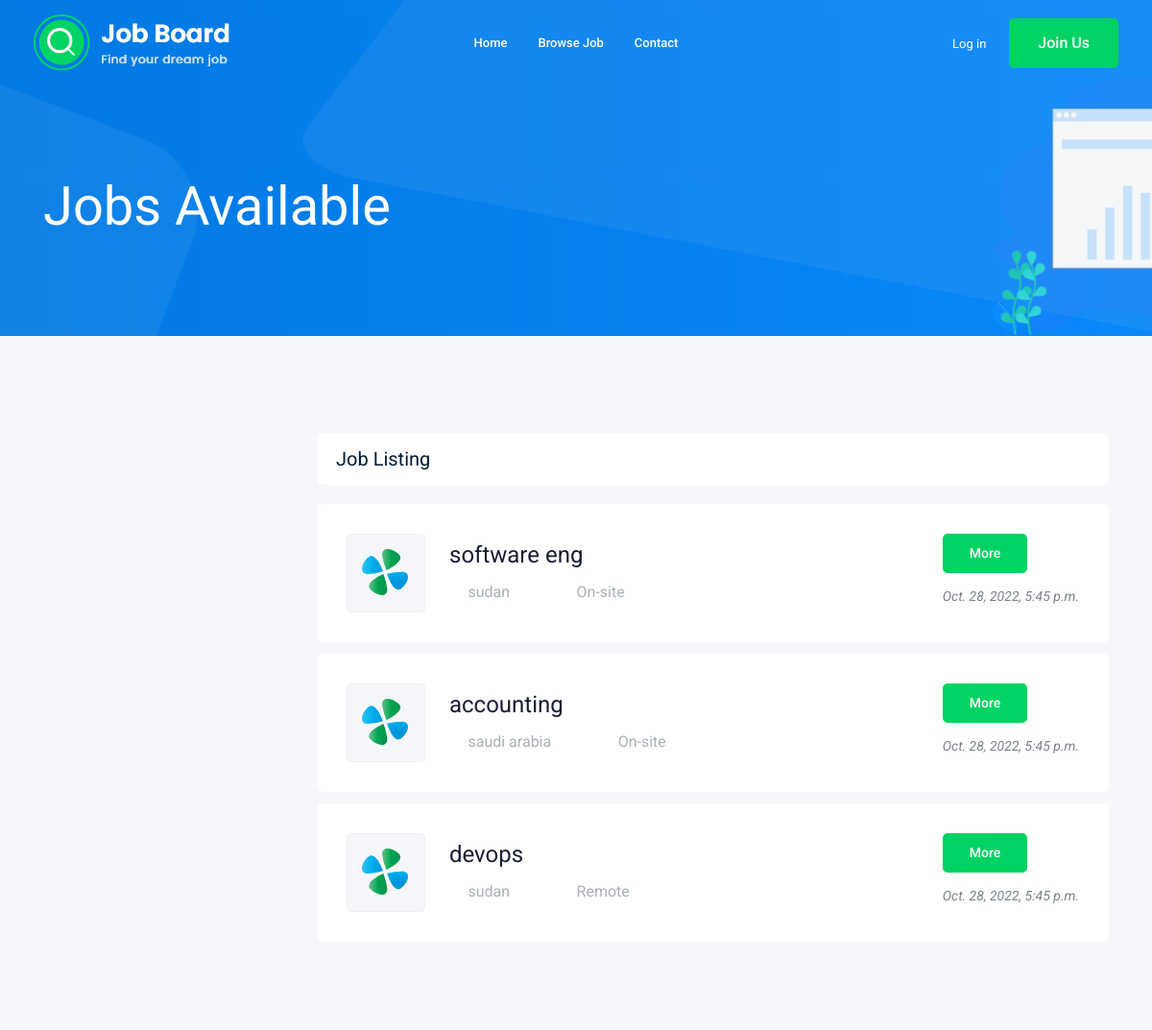
Screenshot of /jobs/ with the database file from the repository.
### jobs/models.py (models this page shows, shortened)
class Jobs(models.Model):
    user = models.OneToOneField(User, on_delete = models.SET_NULL, null = True)
    title = models.CharField(max_length = 20)
    job_type = models.CharField(max_length = 19 , choices =JOB_TYPE)
    catgory = models.CharField(max_length = 15)
    requiremnt = models.TextField(max_length = 50)
    salary = models.CharField(max_length = 35)
    country = models.CharField(max_length = 15)
    description = models.TextField(max_length = 50)
    Benefits = models.TextField(max_length = 50)
    publish_date = models.DateTimeField(default = timezone.now)

### jobs/views.py (the view)
# urls.py: path('',JobsList.as_view(),name='job_list'),
class JobsList(ListView):
    model = Jobs

### jobs/templates/jobs/jobs_list.html (shortened to what this page needs)
{% extends 'base.html' %}
{% block body %}
        <div class="bradcam_area bradcam_bg_1">
            <div class="container">
                <div class="row">
                    <div class="col-xl-12">
                        <div class="bradcam_text">
                            <h3>Jobs Available</h3>
                        </div>
                    </div>
                </div>
            </div>
        </div>
        <div class="job_listing_area plus_padding">
            <div class="container">
                <div class="row">
                    <div class="col-lg-3">
                    </div>
                    <div class="col-lg-9">
                        <div class="recent_joblist_wrap">
                            <div class="recent_joblist white-bg ">
                                <div class="row align-items-center">
                                    <div class="col-md-6">
                                        <h4>Job Listing</h4>
                                    </div>
                                </div>
                            </div>
                        </div>
                        <div class="job_lists m-0">
                            {% for job in object_list  %}
                            <div class="row">
                                <div class="col-lg-12 col-md-12">
                                    <div class="single_jobs white-bg d-flex justify-content-between">
                                        <div class="jobs_left d-flex align-items-center">
                                            <div class="thumb">
                                                <img src="img/svg_icon/1.svg" alt="">
                                            </div>
                                            <div class="jobs_conetent">
                                                <a href="{% url 'jobs:job_detil' job.id %}"><h4>{{job.title}}</h4></a>
                                                <div class="links_locat d-flex align-items-center">
                                                    <div class="location">
                                                        <p> <i class="fa fa-map-marker"></i>{{job.country}}</p>
                                                    </div>
                                                    <div class="location">
                                                        <p> <i class="fa fa-clock-o"></i>{{job.job_type}}</p>
                                                    </div>
                                                </div>
                                            </div>
                                        </div>
                                        <div class="jobs_right">
                                            <div class="apply_now">
                                                <a href="{% url 'jobs:job_detil' job.id %}" class="boxed-btn3">more</a>
                                            </div>
                                            <div class="date">
                                                <p>{{job.publish_date}}</p>
                                            </div>
                                        </div>
                                    </div>
                                </div>
                            </div>
                            {% endfor %}
                        </div>
                    </div>
                </div>
            </div>
        </div>
{% endblock body %}

### templates/base.html (shortened to what this page needs)
{% load static %}
<!doctype html>
<html class="no-js" lang="zxx">
<head>
    <link rel="stylesheet" href="{% static 'css/bootstrap.min.css' %}">
    <link rel="stylesheet" href="{% static 'css/owl.carousel.min.css' %}">
    <link rel="stylesheet" href="{% static 'css/magnific-popup.css' %}">
    <link rel="stylesheet" href="{% static 'css/font-awesome.min.css' %}">
    <link rel="stylesheet" href="{% static 'css/themify-icons.css' %}">
    <link rel="stylesheet" href="{% static 'css/nice-select.css' %}">
    <link rel="stylesheet" href="{% static 'css/flaticon.css' %}">
    <link rel="stylesheet" href="{% static 'css/gijgo.css' %}">
    <link rel="stylesheet" href="{% static 'css/animate.min.css' %}">
    <link rel="stylesheet" href="{% static 'css/slicknav.css' %}">
    <link rel="stylesheet" href="{% static 'css/style.css' %}">
</head>
<body>
    <header>
        <div class="header-area ">
            <div id="sticky-header" class="main-header-area">
                <div class="container-fluid ">
                    <div class="header_bottom_border">
                        <div class="row align-items-center">
                            <div class="col-xl-3 col-lg-2">
                                <div class="logo">
                                    <a href="index.html">
                                        <img src="img/logo.png" alt="">
                                    </a>
                                </div>
                            </div>
                            <div class="col-xl-6 col-lg-7">
                                <div class="main-menu  d-none d-lg-block">
                                    <nav>
                                        <ul id="navigation">
                                            <li><a href="{% url 'home:home' %}">home</a></li>
                                            <li><a href="{% url 'JOB:job_list' %}">Browse Job</a></li>
                                            <li><a href="{% url 'contant:about' %}">Contact</a></li>
                                        </ul>
                                    </nav>
                                </div>
                            </div>
                            <div class="col-xl-3 col-lg-3 d-none d-lg-block">
                                <div class="Appointment">
                                    <div class="phone_num d-none d-xl-block">
                                        {% if request.user.is_authenticated %}
                                        <div class="phone_num d-none d-xl-block">
                                            <a href="{% url 'accounts:profile' %}">Profile</a>
                                        </div>
                                        {% else %}
                                            <div class="phone_num d-none d-xl-block">
                                                <a href="{% url 'login' %}">Log in</a>
                                            </div>
                                        {% endif %}
                                    </div>
                                    {% if request.user.is_authenticated %}
                                    <div class="d-none d-lg-block">
                                        <a class="boxed-btn3" href="{% url 'JOB:add_job' %}">Post a Job</a>
                                    </div>
                                    {% else %}
                                    <div class="d-none d-lg-block">
                                        <a class="boxed-btn3" href="{% url 'accounts:signup' %}">Join us</a>
                                    </div>
                                    {% endif %}
                                </div>
                            </div>
                            <div class="col-12">
                            </div>
                        </div>
                    </div>
                </div>
            </div>
        </div>
    </header>
    {% block body %}
    {% endblock body %}
</body>
</html>

### rows the page displays
Jobs: title "software eng", country "sudan", job_type "On-site", publish_date "Oct. 28, 2022, 5:45 p.m."
Jobs: title "accounting", country "saudi arabia", job_type "On-site", publish_date "Oct. 28, 2022, 5:45 p.m."
Jobs: title "devops", country "sudan", job_type "Remote", publish_date "Oct. 28, 2022, 5:45 p.m."
